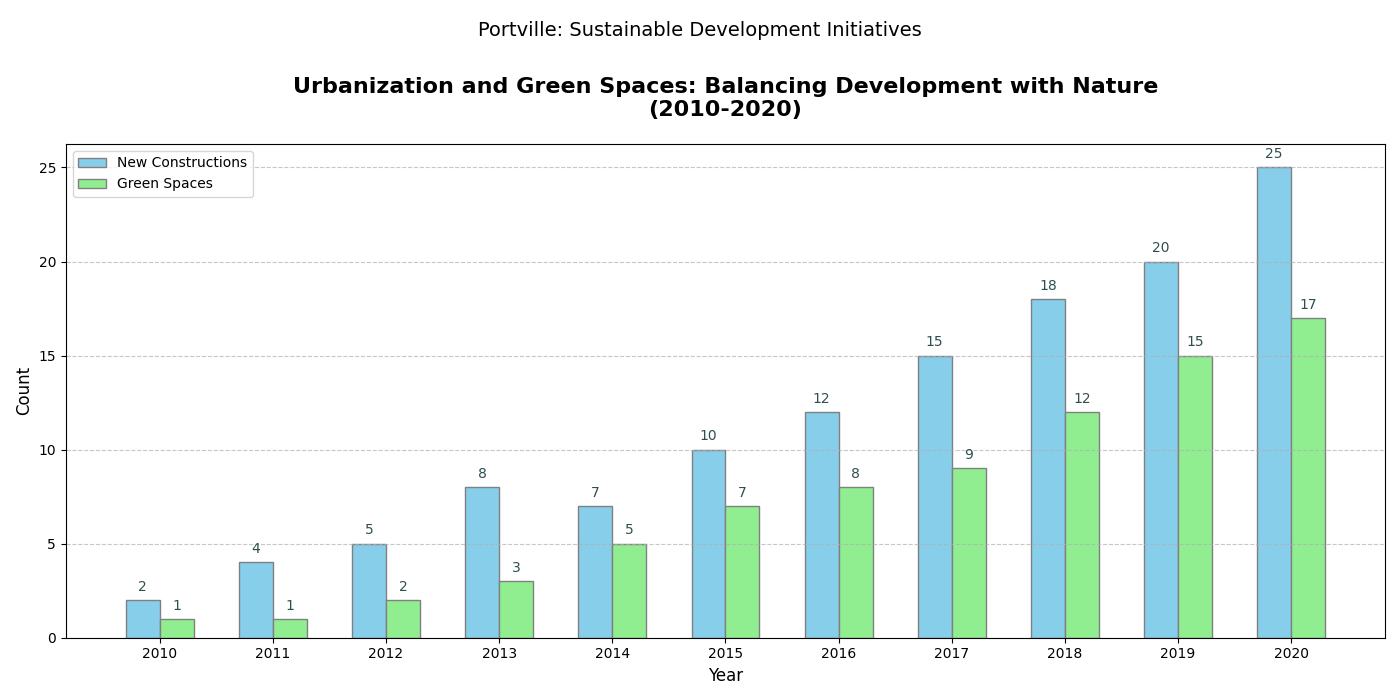

The Python source for this figure:
import matplotlib.pyplot as plt
import numpy as np

# Data and backstory:
# Chart Type: Bar Chart
# Title: "Urbanization and Green Spaces: Balancing Development with Nature"
# Backstory: Over the past decade, urbanization in Portville has seen a rapid increase. To ensure a sustainable environment, the municipal government has balanced new construction projects with the development and preservation of green spaces. This chart shows the number of new constructions and the increase in green spaces each year.


# Data
years = np.arange(2010, 2021)
new_constructions = np.array([2, 4, 5, 8, 7, 10, 12, 15, 18, 20, 25])
green_spaces = np.array([1, 1, 2, 3, 5, 7, 8, 9, 12, 15, 17])

# Create a figure with a width longer than height to accommodate subplots
fig, ax1 = plt.subplots(figsize=(14, 7))

# Create bars for new constructions and green spaces
bar_width = 0.3
index = np.arange(len(years))

# Bar for new constructions
bars1 = ax1.bar(index, new_constructions, bar_width, color='skyblue', edgecolor='gray', label='New Constructions')

# Bar for green spaces
bars2 = ax1.bar(index + bar_width, green_spaces, bar_width, color='lightgreen', edgecolor='gray', label='Green Spaces')

# Auxiliary information for the chart
ax1.set_title("Urbanization and Green Spaces: Balancing Development with Nature\n(2010-2020)", fontsize=16, fontweight='bold', pad=20)
ax1.set_xlabel("Year", fontsize=12)
ax1.set_ylabel("Count", fontsize=12)
ax1.set_xticks(index + bar_width / 2)
ax1.set_xticklabels(years)
ax1.legend(loc='upper left', fontsize=10)
ax1.grid(axis='y', linestyle='--', alpha=0.7)

# Annotate each bar with the count values
for bars in [bars1, bars2]:
    for bar in bars:
        yval = bar.get_height()
        ax1.text(bar.get_x() + bar.get_width() / 2, yval + 0.5, int(yval), ha='center', fontsize=10, color='darkslategray')

# Add a subtitle for additional explanation
plt.suptitle("Portville: Sustainable Development Initiatives", fontsize=14, y=0.97)

# Automatically adjust layout to prevent overlap
plt.tight_layout(rect=[0, 0, 1, 0.96])

# Display the plot
plt.show()
